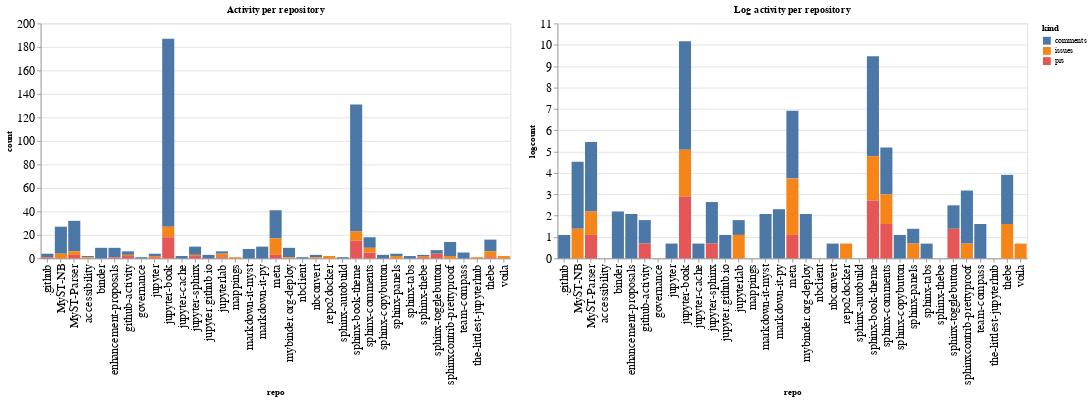

The code cell stored with this chart in its notebook:
### Code cell
ch1 = alt.Chart(repo_summaries, width=600, title="Activity per repository").mark_bar().encode(
    x='repo',
    y='count',
    color='kind',
    tooltip="kind"
)

ch2 = alt.Chart(repo_summaries, width=600, title="Log activity per repository").mark_bar().encode(
    x='repo',
    y='logcount',
    color='kind',
    tooltip="kind"
)

ch1 | ch2

### Figure 1 — Vega-Lite specification as saved in the notebook (floating-point values rounded to 4 significant figures)
{"config": {"axisLeft": {"labelFontSize": 15}, "axisBottom": {"labelFontSize": 15}}, "hconcat": [{"mark": "bar", "encoding": {"color": {"type": "nominal", "field": "kind"}, "tooltip": {"type": "nominal", "field": "kind"}, "x": {"type": "nominal", "field": "repo"}, "y": {"type": "quantitative", "field": "count"}}, "title": "Activity per repository", "width": 600}, {"mark": "bar", "encoding": {"color": {"type": "nominal", "field": "kind"}, "tooltip": {"type": "nominal", "field": "kind"}, "x": {"type": "nominal", "field": "repo"}, "y": {"type": "quantitative", "field": "logcount"}}, "title": "Log activity per repository", "width": 600}], "data": {"name": "data-ebe827aa8d69107891a01ec66001ef07"}, "$schema": "https://vega.github.io/schema/vega-lite/v4.8.1.json", "datasets": {"data-ebe827aa8d69107891a01ec66001ef07": [{"repo": ".github", "kind": "comments", "count": 3, "logcount": 1.099}, {"repo": ".github", "kind": "prs", "count": 1, "logcount": 0.0}, {"repo": "MyST-NB", "kind": "comments", "count": 23, "logcount": 3.135}, {"repo": "MyST-NB", "kind": "issues", "count": 4, "logcount": 1.386}, {"repo": "MyST-Parser", "kind": "comments", "count": 26, "logcount": 3.258}, {"repo": "MyST-Parser", "kind": "issues", "count": 3, "logcount": 1.099}, {"repo": "MyST-Parser", "kind": "prs", "count": 3, "logcount": 1.099}, {"repo": "accessibility", "kind": "comments", "count": 1, "logcount": 0.0}, {"repo": "accessibility", "kind": "issues", "count": 1, "logcount": 0.0}, {"repo": "binder", "kind": "comments", "count": 9, "logcount": 2.197}, {"repo": "enhancement-proposals", "kind": "comments", "count": 8, "logcount": 2.079}, {"repo": "enhancement-proposals", "kind": "prs", "count": 1, "logcount": 0.0}, {"repo": "github-activity", "kind": "comments", "count": 3, "logcount": 1.099}, {"repo": "github-activity", "kind": "issues", "count": 1, "logcount": 0.0}, {"repo": "github-activity", "kind": "prs", "count": 2, "logcount": 0.6931}, {"repo": "governance", "kind": "comments", "count": 1, "logcount": 0.0}, {"repo": "jupyter", "kind": "comments", "count": 2, "logcount": 0.6931}, {"repo": "jupyter", "kind": "issues", "count": 1, "logcount": 0.0}, {"repo": "jupyter", "kind": "prs", "count": 1, "logcount": 0.0}, {"repo": "jupyter-book", "kind": "comments", "count": 160, "logcount": 5.075}, {"repo": "jupyter-book", "kind": "issues", "count": 9, "logcount": 2.197}, {"repo": "jupyter-book", "kind": "prs", "count": 18, "logcount": 2.89}, {"repo": "jupyter-cache", "kind": "comments", "count": 2, "logcount": 0.6931}, {"repo": "jupyter-sphinx", "kind": "comments", "count": 7, "logcount": 1.946}, {"repo": "jupyter-sphinx", "kind": "issues", "count": 1, "logcount": 0.0}, {"repo": "jupyter-sphinx", "kind": "prs", "count": 2, "logcount": 0.6931}, {"repo": "jupyter.github.io", "kind": "comments", "count": 3, "logcount": 1.099}, {"repo": "jupyterlab", "kind": "comments", "count": 2, "logcount": 0.6931}, {"repo": "jupyterlab", "kind": "issues", "count": 3, "logcount": 1.099}, {"repo": "jupyterlab", "kind": "prs", "count": 1, "logcount": 0.0}, {"repo": "mappings", "kind": "issues", "count": 1, "logcount": 0.0}, {"repo": "markdown-it-myst", "kind": "comments", "count": 8, "logcount": 2.079}, {"repo": "markdown-it-py", "kind": "comments", "count": 10, "logcount": 2.303}, {"repo": "meta", "kind": "comments", "count": 24, "logcount": 3.178}, {"repo": "meta", "kind": "issues", "count": 14, "logcount": 2.639}, {"repo": "meta", "kind": "prs", "count": 3, "logcount": 1.099}, {"repo": "mybinder.org-deploy", "kind": "comments", "count": 8, "logcount": 2.079}, {"repo": "mybinder.org-deploy", "kind": "issues", "count": 1, "logcount": 0.0}, {"repo": "nbclient", "kind": "comments", "count": 1, "logcount": 0.0}, {"repo": "nbconvert", "kind": "comments", "count": 2, "logcount": 0.6931}, {"repo": "nbconvert", "kind": "issues", "count": 1, "logcount": 0.0}, {"repo": "repo2docker", "kind": "issues", "count": 2, "logcount": 0.6931}, {"repo": "sphinx-autobuild", "kind": "comments", "count": 1, "logcount": 0.0}, {"repo": "sphinx-book-theme", "kind": "comments", "count": 108, "logcount": 4.682}, {"repo": "sphinx-book-theme", "kind": "issues", "count": 8, "logcount": 2.079}, {"repo": "sphinx-book-theme", "kind": "prs", "count": 15, "logcount": 2.708}, {"repo": "sphinx-comments", "kind": "comments", "count": 9, "logcount": 2.197}, {"repo": "sphinx-comments", "kind": "issues", "count": 4, "logcount": 1.386}, {"repo": "sphinx-comments", "kind": "prs", "count": 5, "logcount": 1.609}, {"repo": "sphinx-copybutton", "kind": "comments", "count": 3, "logcount": 1.099}, {"repo": "sphinx-panels", "kind": "comments", "count": 2, "logcount": 0.6931}, {"repo": "sphinx-panels", "kind": "issues", "count": 2, "logcount": 0.6931}, {"repo": "sphinx-tabs", "kind": "comments", "count": 2, "logcount": 0.6931}, {"repo": "sphinx-thebe", "kind": "comments", "count": 1, "logcount": 0.0}, {"repo": "sphinx-thebe", "kind": "issues", "count": 1, "logcount": 0.0}, {"repo": "sphinx-thebe", "kind": "prs", "count": 1, "logcount": 0.0}, {"repo": "sphinx-togglebutton", "kind": "comments", "count": 3, "logcount": 1.099}, {"repo": "sphinx-togglebutton", "kind": "prs", "count": 4, "logcount": 1.386}, {"repo": "sphinxcontrib-prettyproof", "kind": "comments", "count": 12, "logcount": 2.485}, {"repo": "sphinxcontrib-prettyproof", "kind": "issues", "count": 2, "logcount": 0.6931}, {"repo": "team-compass", "kind": "comments", "count": 5, "logcount": 1.609}, {"repo": "the-littlest-jupyterhub", "kind": "issues", "count": 1, "logcount": 0.0}, {"repo": "thebe", "kind": "comments", "count": 10, "logcount": 2.303}, {"repo": "thebe", "kind": "issues", "count": 5, "logcount": 1.609}, {"repo": "thebe", "kind": "prs", "count": 1, "logcount": 0.0}, {"repo": "voila", "kind": "issues", "count": 2, "logcount": 0.6931}]}}
